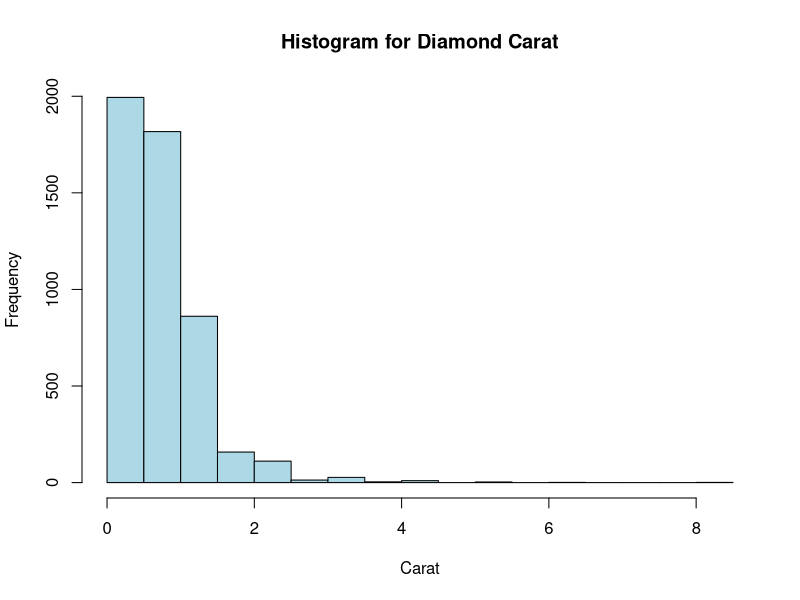
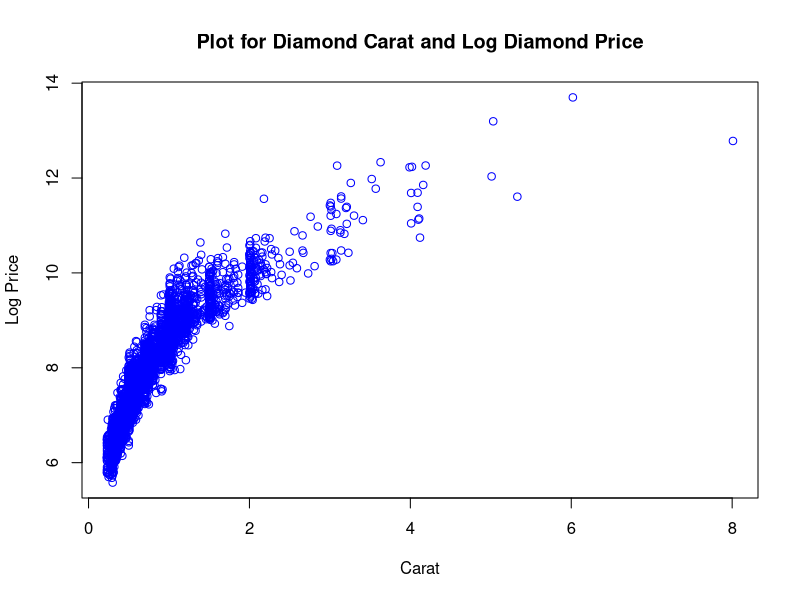

Here is the R script that generated these plots, in order:
# Let us import data into R
# Method 1, you can use workspace ->import dataset 
# Method 2, type commands
diamond <- read.csv("diamond.csv")
price <- read.csv("price.csv")

# simple data check
head(diamond)

# data transformation
logprice = log(diamond$price)
diamond$logprice = logprice


# data summary
summary(diamond$color)

# histogram
hist(diamond$carat, main="Histogram for Diamond Carat", xlab="Carat", col="lightblue")

## section 101 stopped here on Oct 17th. 


# Do a two way table summary
table(diamond$color, diamond$clarity)

## section 102 stopped here on Oct 17th. 
## section 103 stopped here on Oct 17th. 

## Plot demostration
plot(diamond$carat, log(diamond$price),
     main="Plot for Diamond Carat and Log Diamond Price",
     xlab="Carat", ylab="Log Price", col="blue")
